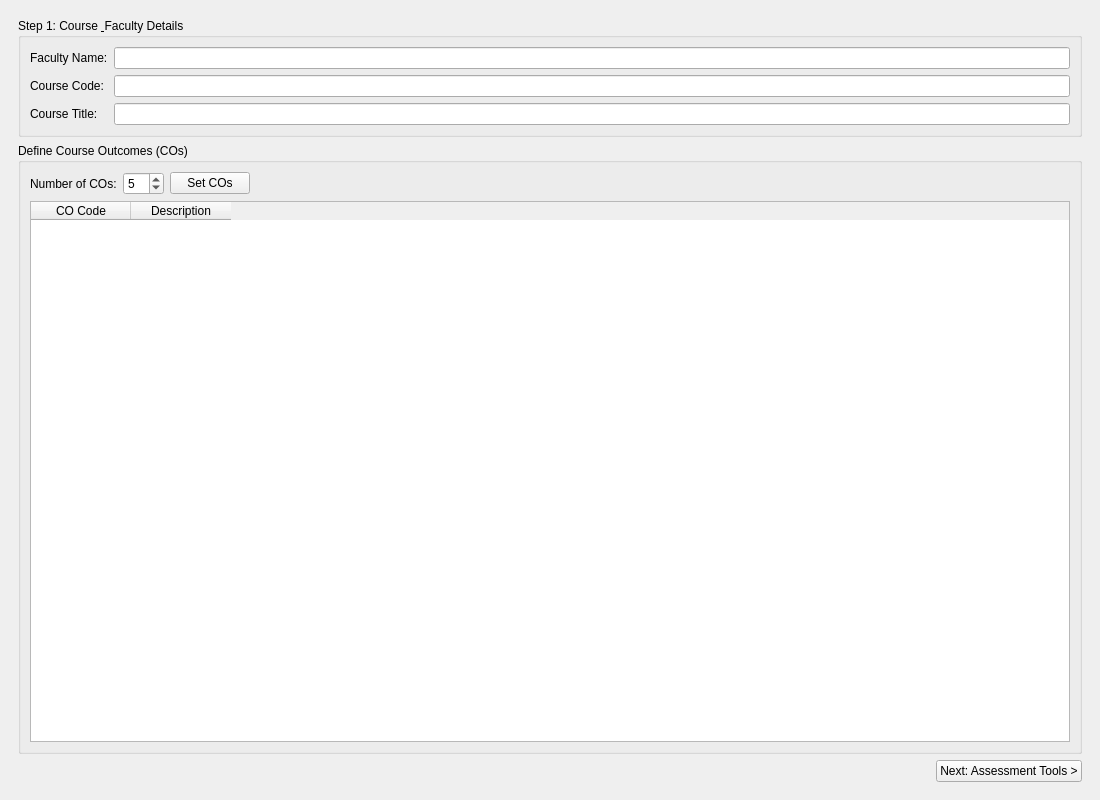
<?xml version="1.0" encoding="UTF-8"?>
<ui version="4.0">
 <class>MainWindow</class>
 <widget class="QMainWindow" name="MainWindow">
  <property name="geometry">
   <rect>
    <x>0</x>
    <y>0</y>
    <width>1100</width>
    <height>800</height>
   </rect>
  </property>
  <property name="windowTitle">
   <string>Outcome Attainment System</string>
  </property>
  <widget class="QWidget" name="centralwidget">
   <layout class="QVBoxLayout" name="mainVerticalLayout">
    <item>
     <widget class="QStackedWidget" name="stackedWizard">
      <property name="currentIndex">
       <number>0</number>
      </property>

      <!-- PAGE 1: FACULTY & COURSE SETUP -->
      <widget class="QWidget" name="page1_setup">
       <layout class="QVBoxLayout" name="vLayoutPage1">
        <item>
         <widget class="QGroupBox" name="grpInfo">
          <property name="title">
           <string>Step 1: Course &amp; Faculty Details</string>
          </property>
          <layout class="QFormLayout" name="formLayoutInfo">
           <item row="0" column="0">
            <widget class="QLabel" name="lblFName">
             <property name="text">
              <string>Faculty Name:</string>
             </property>
            </widget>
           </item>
           <item row="0" column="1">
            <widget class="QLineEdit" name="editFName"/>
           </item>
           <item row="1" column="0">
            <widget class="QLabel" name="lblCCode">
             <property name="text">
              <string>Course Code:</string>
             </property>
            </widget>
           </item>
           <item row="1" column="1">
            <widget class="QLineEdit" name="editCourseCode"/>
           </item>
           <item row="2" column="0">
            <widget class="QLabel" name="lblCTitle">
             <property name="text">
              <string>Course Title:</string>
             </property>
            </widget>
           </item>
           <item row="2" column="1">
            <widget class="QLineEdit" name="editCourseTitle"/>
           </item>
          </layout>
         </widget>
        </item>
        <item>
         <widget class="QGroupBox" name="grpCO">
          <property name="title">
           <string>Define Course Outcomes (COs)</string>
          </property>
          <layout class="QVBoxLayout" name="vLayoutCO">
           <item>
            <layout class="QHBoxLayout" name="hLayoutCOControls">
             <item>
              <widget class="QLabel" name="lblNumCO">
               <property name="text">
                <string>Number of COs:</string>
               </property>
              </widget>
             </item>
             <item>
              <widget class="QSpinBox" name="spinNumCOs">
               <property name="minimum">
                <number>1</number>
               </property>
               <property name="maximum">
                <number>10</number>
               </property>
               <property name="value">
                <number>5</number>
               </property>
              </widget>
             </item>
             <item>
              <widget class="QPushButton" name="btnGenCOs">
               <property name="text">
                <string>Set COs</string>
               </property>
              </widget>
             </item>
             <item>
              <spacer name="spCO">
               <property name="orientation">
                <enum>Qt::Horizontal</enum>
               </property>
               <property name="sizeHint" stdset="0">
                <size>
                 <width>40</width>
                 <height>20</height>
                </size>
               </property>
              </spacer>
             </item>
            </layout>
           </item>
           <item>
            <widget class="QTableWidget" name="tableCOs">
             <property name="columnCount">
              <number>2</number>
             </property>
             <column>
              <property name="text">
               <string>CO Code</string>
              </property>
             </column>
             <column>
              <property name="text">
               <string>Description</string>
              </property>
             </column>
            </widget>
           </item>
          </layout>
         </widget>
        </item>
        <item>
         <layout class="QHBoxLayout" name="navPage1">
          <item>
           <spacer name="spNav1">
            <property name="orientation">
             <enum>Qt::Horizontal</enum>
            </property>
            <property name="sizeHint" stdset="0">
             <size>
              <width>40</width>
              <height>20</height>
             </size>
            </property>
           </spacer>
          </item>
          <item>
           <widget class="QPushButton" name="btnNext1">
            <property name="text">
             <string>Next: Assessment Tools &gt;</string>
            </property>
           </widget>
          </item>
         </layout>
        </item>
       </layout>
      </widget>

      <!-- PAGE 2: ASSESSMENT TOOLS (MAX MARKS) -->
      <widget class="QWidget" name="page2_tools">
       <layout class="QVBoxLayout" name="vLayoutPage2">
        <item>
         <widget class="QLabel" name="lblTitle2">
          <property name="font">
           <font>
            <pointSize>12</pointSize>
            <bold>true</bold>
           </font>
          </property>
          <property name="text">
           <string>Step 2: Assign Max Marks for Assessment Tools</string>
          </property>
         </widget>
        </item>
        <item>
         <widget class="QLabel" name="lblDesc2">
          <property name="text">
           <string>Enter the maximum marks allocated for each CO in Internal (ISA) and Semester End (SEA) exams.</string>
          </property>
          <property name="wordWrap">
           <bool>true</bool>
          </property>
         </widget>
        </item>
        <item>
         <widget class="QTableWidget" name="tableMaxMarks">
          <property name="columnCount">
           <number>2</number>
          </property>
          <column>
           <property name="text">
            <string>Max Marks (ISA)</string>
           </property>
          </column>
          <column>
           <property name="text">
            <string>Max Marks (SEA)</string>
           </property>
          </column>
         </widget>
        </item>
        <item>
         <layout class="QHBoxLayout" name="navPage2">
          <item>
           <widget class="QPushButton" name="btnBack2">
            <property name="text">
             <string>&lt; Back</string>
            </property>
           </widget>
          </item>
          <item>
           <spacer name="spNav2">
            <property name="orientation">
             <enum>Qt::Horizontal</enum>
            </property>
            <property name="sizeHint" stdset="0">
             <size>
              <width>40</width>
              <height>20</height>
             </size>
            </property>
           </spacer>
          </item>
          <item>
           <widget class="QPushButton" name="btnNext2">
            <property name="text">
             <string>Next: Student Entry &gt;</string>
            </property>
           </widget>
          </item>
         </layout>
        </item>
       </layout>
      </widget>

      <!-- PAGE 3: STUDENT DATA ENTRY -->
      <widget class="QWidget" name="page3_entry">
       <layout class="QVBoxLayout" name="vLayoutPage3">
        <item>
         <widget class="QLabel" name="lblTitle3">
          <property name="font">
           <font>
            <pointSize>12</pointSize>
            <bold>true</bold>
           </font>
          </property>
          <property name="text">
           <string>Step 3: Student Marks Entry</string>
          </property>
         </widget>
        </item>
        <item>
         <layout class="QHBoxLayout" name="hLayoutEntryControls">
          <item>
           <widget class="QLabel" name="lblS">
            <property name="text">
             <string>Number of Students:</string>
            </property>
           </widget>
          </item>
          <item>
           <widget class="QSpinBox" name="spinNumStudents">
            <property name="minimum">
             <number>1</number>
            </property>
            <property name="maximum">
             <number>200</number>
            </property>
            <property name="value">
             <number>5</number>
            </property>
           </widget>
          </item>
          <item>
           <widget class="QPushButton" name="btnGenEntryTable">
            <property name="text">
             <string>Create Entry Table</string>
            </property>
           </widget>
          </item>
          <item>
           <spacer name="spEntry">
            <property name="orientation">
             <enum>Qt::Horizontal</enum>
            </property>
            <property name="sizeHint" stdset="0">
             <size>
              <width>40</width>
              <height>20</height>
             </size>
            </property>
           </spacer>
          </item>
         </layout>
        </item>
        <item>
         <widget class="QTableWidget" name="tableEntry">
          <!-- Columns generated dynamically in C++ -->
         </widget>
        </item>
        <item>
         <layout class="QHBoxLayout" name="navPage3">
          <item>
           <widget class="QPushButton" name="btnBack3">
            <property name="text">
             <string>&lt; Back</string>
            </property>
           </widget>
          </item>
          <item>
           <spacer name="spNav3">
            <property name="orientation">
             <enum>Qt::Horizontal</enum>
            </property>
            <property name="sizeHint" stdset="0">
             <size>
              <width>40</width>
              <height>20</height>
             </size>
            </property>
           </spacer>
          </item>
          <item>
           <widget class="QPushButton" name="btnCalculate">
            <property name="text">
             <string>Calculate Attainment &gt;</string>
            </property>
            <property name="font">
             <font>
              <bold>true</bold>
             </font>
            </property>
           </widget>
          </item>
         </layout>
        </item>
       </layout>
      </widget>

      <!-- PAGE 4: RESULTS DISPLAY -->
      <widget class="QWidget" name="page4_results">
       <layout class="QVBoxLayout" name="vLayoutPage4">
        <item>
         <widget class="QLabel" name="lblTitle4">
          <property name="font">
           <font>
            <pointSize>12</pointSize>
            <bold>true</bold>
           </font>
          </property>
          <property name="text">
           <string>Step 4: Student Attainment Results</string>
          </property>
         </widget>
        </item>
        <item>
         <layout class="QHBoxLayout" name="hLayoutLegend">
          <item>
           <widget class="QLabel" name="lblLegend">
            <!-- UPDATED TEXT HERE -->
            <property name="text">
             <string>Thresholds: Level 3 &gt;= 60% | Level 2 &gt;= 50% | Level 1 &gt;= 40% | Level 0 &lt; 40%</string>
            </property>
            <property name="styleSheet">
             <string>font-weight: bold; color: #555;</string>
            </property>
           </widget>
          </item>
         </layout>
        </item>
        <item>
         <widget class="QTabWidget" name="tabResults">
          <property name="currentIndex">
           <number>0</number>
          </property>
          <widget class="QWidget" name="tabISA">
           <attribute name="title">
            <string>Internal Assessment (ISA)</string>
           </attribute>
           <layout class="QVBoxLayout" name="vTabISA">
            <item>
             <widget class="QTableWidget" name="tableResultISA"/>
            </item>
           </layout>
          </widget>
          <widget class="QWidget" name="tabSEA">
           <attribute name="title">
            <string>Semester End (SEA)</string>
           </attribute>
           <layout class="QVBoxLayout" name="vTabSEA">
            <item>
             <widget class="QTableWidget" name="tableResultSEA"/>
            </item>
           </layout>
          </widget>
         </widget>
        </item>
        <item>
         <layout class="QHBoxLayout" name="navPage4">
          <item>
           <widget class="QPushButton" name="btnBack4">
            <property name="text">
             <string>&lt; Back</string>
            </property>
           </widget>
          </item>
          <item>
           <spacer name="spNav4">
            <property name="orientation">
             <enum>Qt::Horizontal</enum>
            </property>
            <property name="sizeHint" stdset="0">
             <size>
              <width>40</width>
              <height>20</height>
             </size>
            </property>
           </spacer>
          </item>
          <item>
           <widget class="QPushButton" name="btnExportPDF">
            <property name="text">
             <string>Export Report to PDF</string>
            </property>
            <property name="font">
             <font>
              <bold>true</bold>
             </font>
            </property>
           </widget>
          </item>
         </layout>
        </item>
       </layout>
      </widget>

     </widget>
    </item>
   </layout>
  </widget>
 </widget>
 <resources/>
 <connections/>
</ui>
